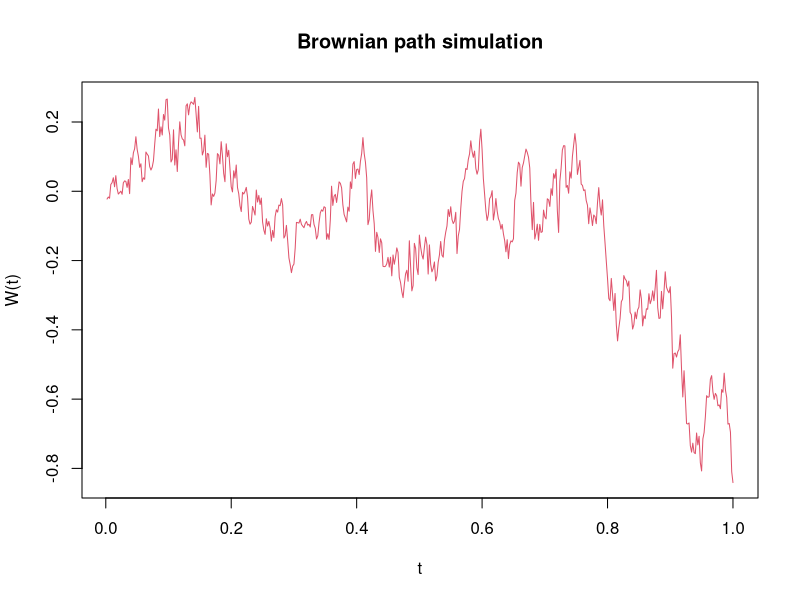
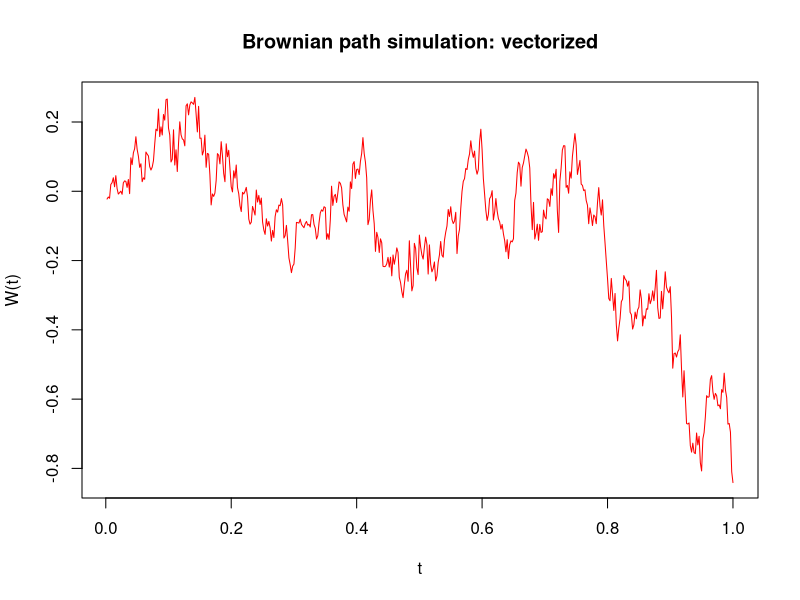
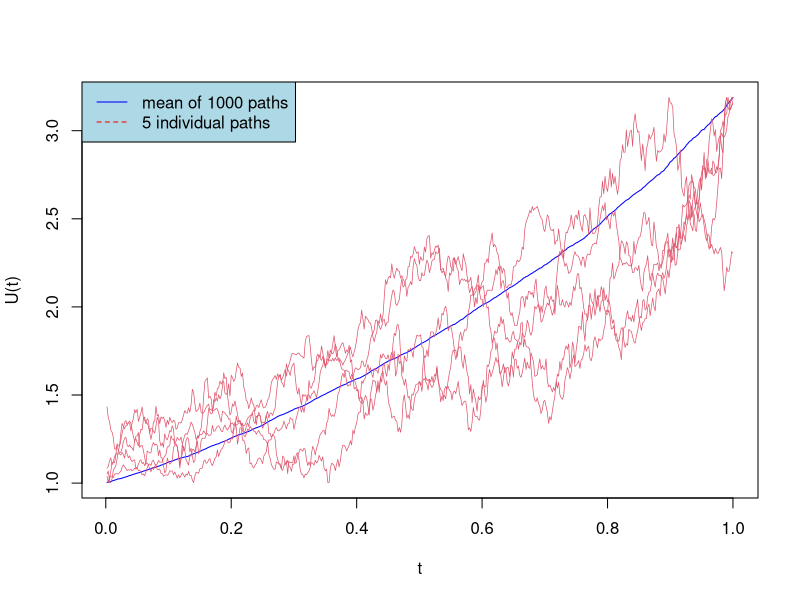
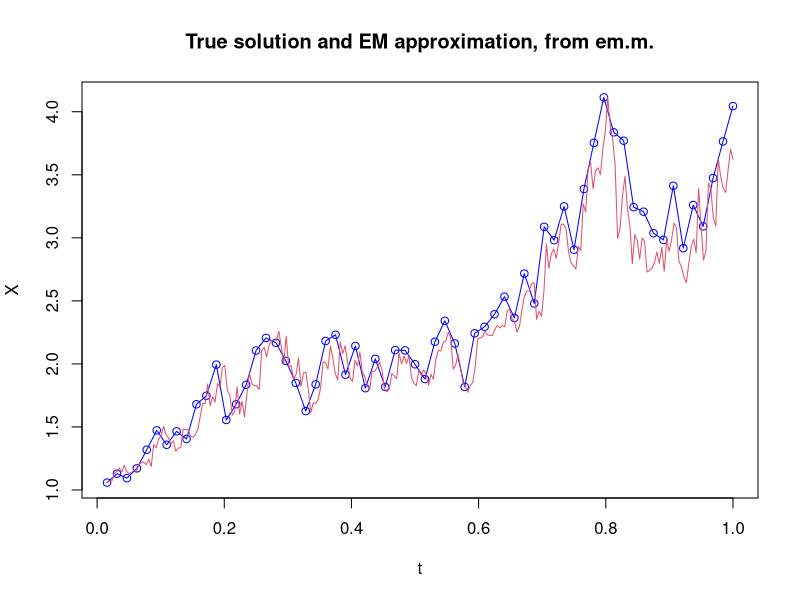

Source code (R) for these figures, in order:
## ---- chunk 1
set.seed(100)
T = 1
N = 500
dt = T/N

dw = c() 
w = c()  
dw[1] = sqrt(dt)*rnorm(1,0,1)
w[1] = dw[1]
for (j in 2:N){
  dw[j]= sqrt(dt)*rnorm(1,0,1)
  w[j] = w[j-1] + dw[j]
}
t=seq(dt,1,dt)
plot(t,w, type = "l",col=2,xlab = "t",ylab = "W(t)", main = "Brownian path simulation")
## ---- chunk 2
set.seed(100)
T = 1
N = 500
dt = T/N
dw= sqrt(dt)*rnorm(N, 0, 1)
w=cumsum(dw)
plot(seq(dt,T,dt),w, col='red',type="l",xlab = "t",ylab = "W(t)",main = "Brownian path simulation: vectorized" )
## ---- chunk 3
library(matlab)
M = 1000
T = 1
N = 500
dt = T/N
t = seq(dt,T,dt)
dw = sqrt(dt)*matrix(rnorm(M*N,mean = 0,sd=1),M,N)
w= apply(dw,1,cumsum)
U=exp(repmat(t,1, M)+ 0.5*w)
Umean= apply(U,1,mean)
#plot(t,Umean,type = "l")

plot.new()
#par(mar=c(4,4,3,5))
plot(t,Umean,type = "l", col="blue",xlab = "t", ylab = "U(t)")
for (i in 1:5){
  par(new=T)
  plot(t,U[,i], col=2,type = "l",axes = F,xlab =  " ",ylab = " ", lwd=0.7)
}
legend("topleft",legend = c("mean of 1000 paths","5 individual paths"),
                            col=c("blue","red"), lty = 1:2,bg="lightblue")
## ---- chunk 4
set.seed(100)
lambd = 2
mu = 1
Xzero = 1
T = 1
N = 2^8 
dt = 1/N
dW = sqrt(dt)*rnorm(N,0,1)
W = cumsum(dW)
Xtrue = Xzero*exp((lambd-0.5*mu**2)*(seq(dt,T,dt))+mu*W)
R = 4
Dt = R*dt
L = (N/R)
Xem = c(0)
Xtemp = 1

for (j in 1:L) { 
  k=R*(j-1)+1
  e=R*j
  Winc = sum(dW[k:e])
  Xtemp = Xtemp + Dt*lambd*Xtemp + mu*Xtemp*Winc
  Xem[j] = Xtemp
}

plot.new()
plot(seq(Dt,T,Dt),Xem, type = "o",col="blue",
     main = "True solution and EM approximation, from em.m.",xlab = "t",ylab = "X")
par(new=T)
plot(seq(dt,T,dt),Xtrue, type = "l",col=2,axes = F,xlab =  " ",ylab = " ")

## ---- chunk 5
